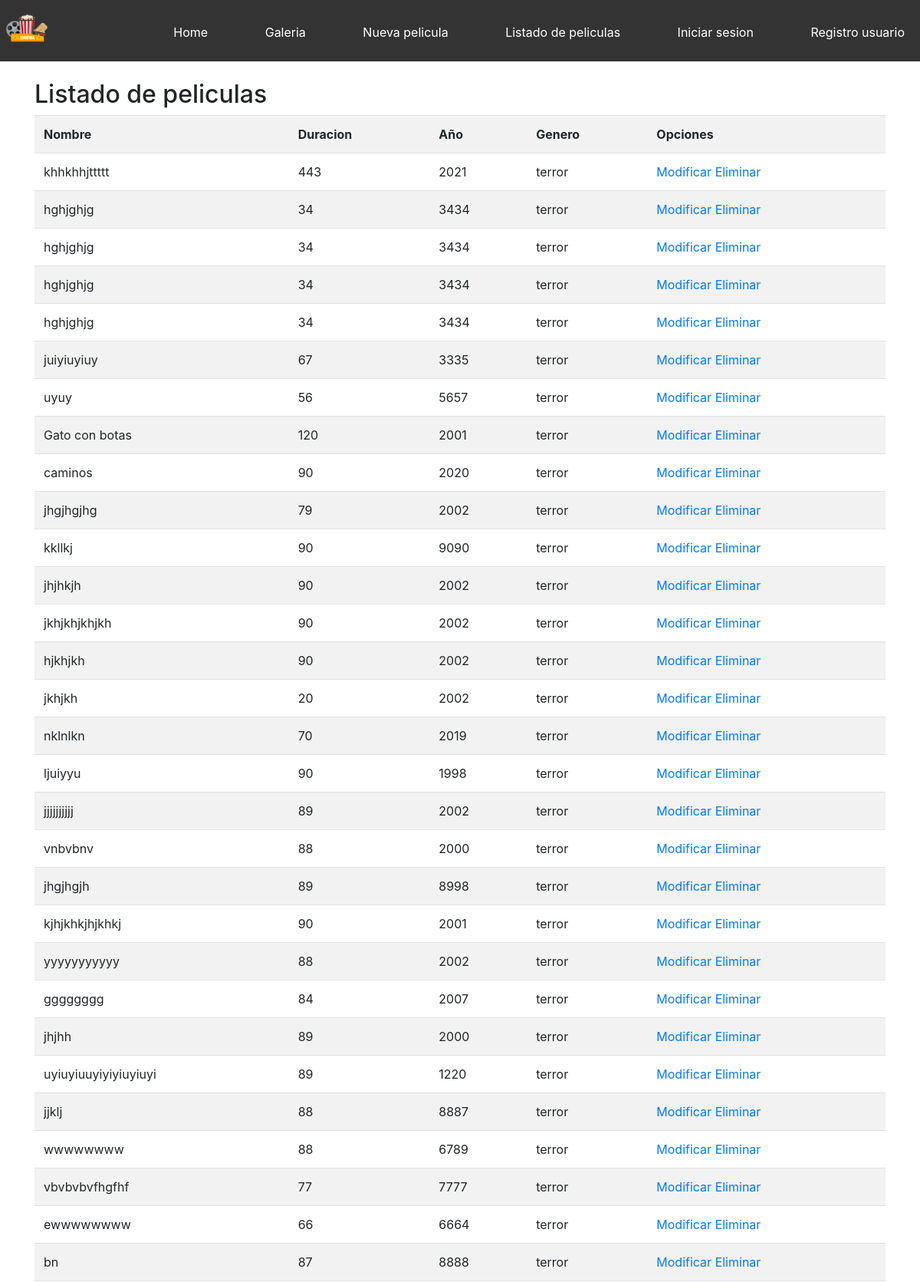
Page /listado-pelicula/ (upper part) on the committed database.
### core/models.py (models this page shows, shortened)
class Pelicula(models.Model):
	nombre = models.CharField(max_length = 800)
	duracion = models.IntegerField()
	anio = models.IntegerField(verbose_name = 'Año')
	genero = models.ForeignKey(Genero, on_delete = models.CASCADE)
	sinopsis = models.TextField(null = True, blank = True)
	fecha_estreno = models.DateField()
	imagen = models.ImageField(null = True, blank = True)

class Genero(models.Model):
	nombre = models.CharField(max_length = 800)
	def __str__(self):
		return self.nombre

### core/views.py (the view)
# urls.py: path('listado-pelicula/', listado_pelicula, name = 'listado_peliculas'),
def listado_pelicula(request):
	peliculas = Pelicula.objects.all()
	data = {
		'peliculas': peliculas
	}
	return render(request,'core/listado_peliculas.html', data)

### core/templates/core/listado_peliculas.html (shortened to what this page needs)
{% extends 'core/base.html' %}
{% load static %}
{% block contenido %}
	<h2>Listado de peliculas</h2>
<table class="table table-striped">
	<tr>
		<th> Nombre </th>
		<th> Duracion </th>
		<th> Año </th>
		<th> Genero </th>
		<th> Opciones </th>
	</tr>
	{% for p in peliculas %}
	<tr>
		<td>{{ p.nombre }}</td>
		<td>{{ p.duracion }}</td>
		<td>{{ p.anio }}</td>
		<td>{{ p.genero }}</td>
		<td>
			<a href="{% url 'modificar_peliculas' p.id %}">Modificar</a>
			<a href="#" onclick="confirmarEliminacion({{p.id}})">Eliminar</a>
		</td>
	</tr>
	{% endfor %}
</table>
{% endblock %}

### core/templates/core/base.html (shortened to what this page needs)
<!DOCTYPE html>
<html lang="es">
<head>
    {% load pwa %}
    {% load static %}
    <link rel="stylesheet" href="{% static 'core/css/estilos.css' %}">
    <link rel="stylesheet" href="https://stackpath.bootstrapcdn.com/bootstrap/4.3.1/css/bootstrap.min.css">
</head>
<body>
    <header>
        <img src="{% static 'core/img/logo.png' %}" alt="logo" class="logo">
        <nav>
                <ul>
                        <li>
                            <a href="{% url 'home' %}">Home</a>
                        </li>
                        <li>
                            <a href="{% url 'galeria' %}">Galeria</a>
                        </li>
                        <li>
                            <a href="{% url 'nueva_peliculas' %}">Nueva pelicula</a>
                        </li>
                        <li>
                            <a href="{% url 'listado_peliculas' %}">Listado de peliculas</a>
                        </li>
                        {% if user.is_authenticated %}
                        <li>
                            <a href="#">Usuario: {{ user.username }}</a>
                        </li>
                        <li>
                            <a href="{% url 'logout' %}">Cerrar sesion</a>
                        </li>
                        {% else %}
                        <li>
                            <a href="{% url 'login' %}">Iniciar sesion</a>
                        </li>
                        <li>
                            <a href="{% url 'registro_usuario' %}">Registro usuario</a>
                        </li>
                        {% endif %}
                </ul>
        </nav>
    </header>
    <div id="principal">
       <br>
       <div class="container">
        {% block contenido %}
        {% endblock %}
       </div>
    </div>
</body>
</html>

### core/static/core/css/estilos.css (style rules this page uses)
* { margin:0; padding: 0; }
body { background-color:rgb(219, 219, 219); font-family: fantasy; }
header { width: 100%; height: 80px; background-color:#333; transition: all 0.5s; }
#principal { width: 100%; min-height: 100vh; height: auto; }
nav { width: auto; float:right; }
nav > ul > li { display: inline-block; margin-left:30px; padding:30px 20px; transition: all 0.5s; }
nav > ul > li > a { color:white; text-decoration: none; }
.logo { width: 70px; }

### rows in the picture
Pelicula: nombre "khhkhhjttttt", duracion "443", anio "2021", genero "terror"
Pelicula: nombre "hghjghjg", duracion "34", anio "3434", genero "terror"
Pelicula: nombre "hghjghjg", duracion "34", anio "3434", genero "terror"
Pelicula: nombre "hghjghjg", duracion "34", anio "3434", genero "terror"
Pelicula: nombre "hghjghjg", duracion "34", anio "3434", genero "terror"
Pelicula: nombre "juiyiuyiuy", duracion "67", anio "3335", genero "terror"
Pelicula: nombre "uyuy", duracion "56", anio "5657", genero "terror"
Pelicula: nombre "Gato con botas", duracion "120", anio "2001", genero "terror"
Pelicula: nombre "caminos", duracion "90", anio "2020", genero "terror"
Pelicula: nombre "jhgjhgjhg", duracion "79", anio "2002", genero "terror"
Pelicula: nombre "kkllkj", duracion "90", anio "9090", genero "terror"
Pelicula: nombre "jhjhkjh", duracion "90", anio "2002", genero "terror"
Pelicula: nombre "jkhjkhjkhjkh", duracion "90", anio "2002", genero "terror"
Pelicula: nombre "hjkhjkh", duracion "90", anio "2002", genero "terror"
Pelicula: nombre "jkhjkh", duracion "20", anio "2002", genero "terror"
Pelicula: nombre "nklnlkn", duracion "70", anio "2019", genero "terror"
Pelicula: nombre "ljuiyyu", duracion "90", anio "1998", genero "terror"
Pelicula: nombre "jjjjjjjjjj", duracion "89", anio "2002", genero "terror"
Pelicula: nombre "vnbvbnv", duracion "88", anio "2000", genero "terror"
Pelicula: nombre "jhgjhgjh", duracion "89", anio "8998", genero "terror"
Pelicula: nombre "kjhjkhkjhjkhkj", duracion "90", anio "2001", genero "terror"
Pelicula: nombre "yyyyyyyyyyy", duracion "88", anio "2002", genero "terror"
Pelicula: nombre "gggggggg", duracion "84", anio "2007", genero "terror"
Pelicula: nombre "jhjhh", duracion "89", anio "2000", genero "terror"
Pelicula: nombre "uyiuyiuuyiyiyiuyiuyi", duracion "89", anio "1220", genero "terror"
Pelicula: nombre "jjklj", duracion "88", anio "8887", genero "terror"
Pelicula: nombre "wwwwwwww", duracion "88", anio "6789", genero "terror"
Pelicula: nombre "vbvbvbvfhgfhf", duracion "77", anio "7777", genero "terror"
Pelicula: nombre "ewwwwwwww", duracion "66", anio "6664", genero "terror"
Pelicula: nombre "bn", duracion "87", anio "8888", genero "terror"
